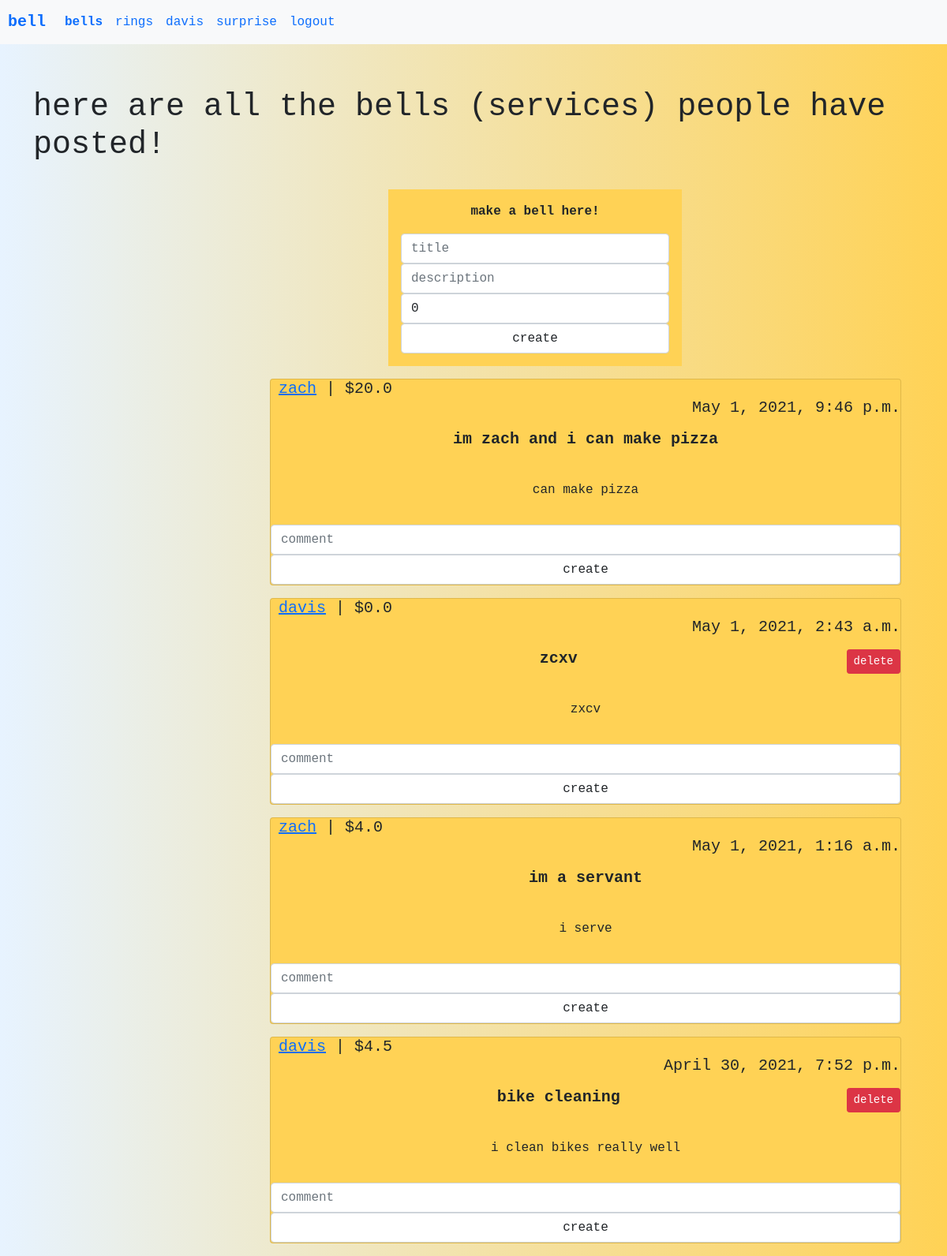
/bell (signed in), run on an earlier commit of the app's database.
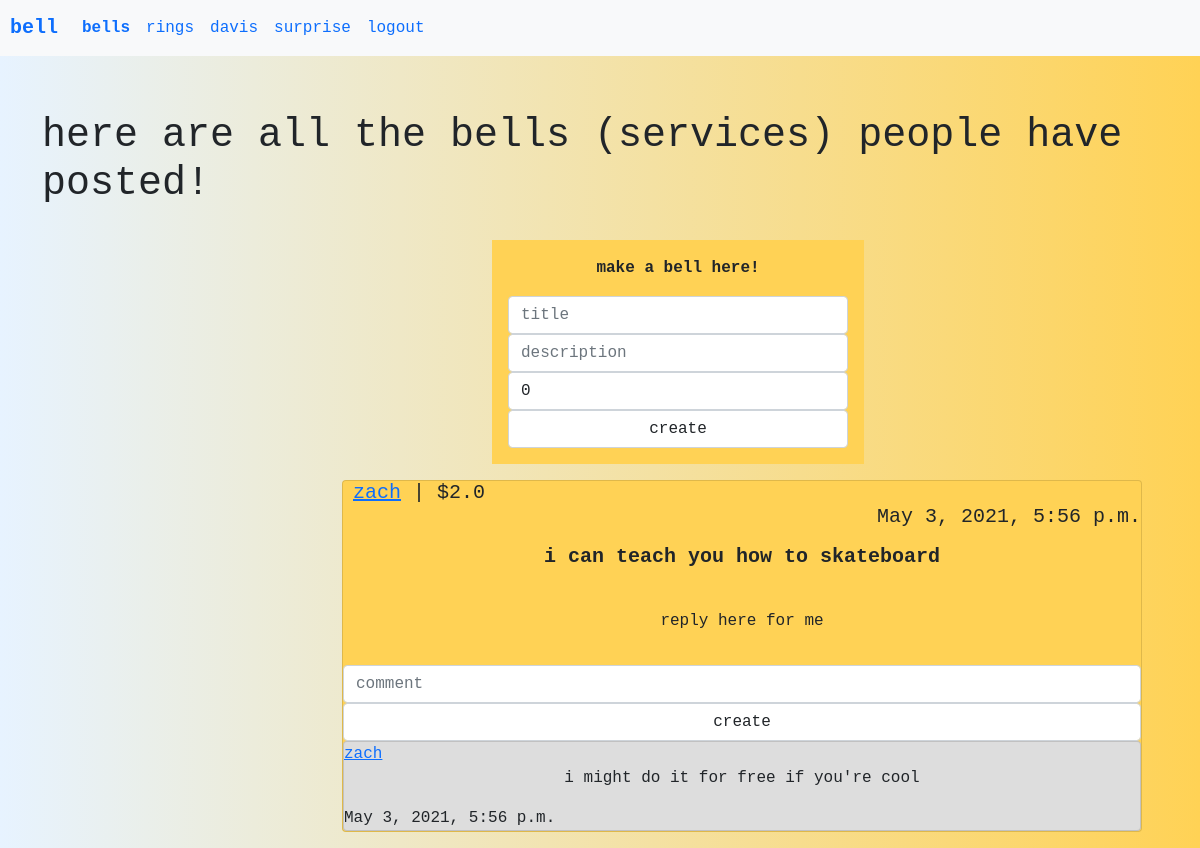
And on a later commit of the database.
### core/models.py (models this page shows, shortened)
class Bell(models.Model):
    title = models.CharField(max_length=50)
    body = models.TextField()
    price = models.FloatField(blank=True, default=0)
    created_at = models.DateTimeField(auto_now=True)
    author = models.ForeignKey(User, on_delete=models.DO_NOTHING)

class Comment(models.Model):
    body = models.TextField()
    post_bell = models.ForeignKey(Bell, related_name="comments", on_delete=models.CASCADE, null=True, blank=True)
    post_ring = models.ForeignKey(Ring, related_name="comments", on_delete=models.CASCADE, null=True, blank=True)
    author = models.ForeignKey(User, on_delete=models.DO_NOTHING)
    created_at = models.DateTimeField(auto_now=True)

### core/views.py (the view)
# urls.py: path('bell', bell, name='bell'),
def bell(request):
    if not request.user.is_authenticated:
        return redirect('/login')
    if request.method == 'POST':
        title, body, price = request.POST['title'], request.POST['body'], request.POST['price']
        res = price.replace('.', '', 1)
        if len(title) != 0 and len(price) != 0 and res.isnumeric():
            price = round(Decimal(price), 2)
            Bell.objects.create(title=title, body=body, price=price, author=request.user)
    bells = Bell.objects.all().order_by('-id')
    return render(request, 'bell.html', {'bells': bells})

### core/templates/bell.html (shortened to what this page needs)
<!doctype html>
<html lang="en">
<head>
    <link href="https://cdn.jsdelivr.net/npm/bootstrap@5.0.0-beta3/dist/css/bootstrap.min.css" rel="stylesheet">
    <nav class="navbar sticky-top navbar-expand-lg #0086FF bg-light">
        <a class="navbar-brand" href="/" style="margin-left: 10px"><b>bell</b></a>
        <div class="collapse navbar-collapse" id="navbarNavAltMarkup">
            <div class="navbar-nav">
                <b><a class="nav-link" href="/bell">bells</a></b>
                <a class="nav-link" href="/ring">rings</a>
                <a class="nav-link" href="/profile/{{request.user.username}}">{{request.user.username}}</a>
                <a class="nav-link" href="/random">surprise</a>
                <a class="nav-link" href="/logout">logout</a>
            </div>
        </div>
    </nav>
</head>
<body>
    <div class="container">
        <br/>
        <h1 style="margin-top: 2rem; margin-bottom: 2rem">here are all the bells (services) people have posted!</h1>
        <div class="col-md-4" style="margin-inline: 450px;">
            <div class="jumbotron" style="margin-bottom: 1rem; background-color: #FFD255;">
                <div class="card-body">
                    <p><b>make a bell here!</b></p>
                    <form method="POST" action="/bell" style="margin-bottom: 0 !important;">
                        <input class="form-control" name="title" placeholder="title" />
                        <input class="form-control" name="body" placeholder="description" />
                        <input class="form-control" name="price" value=0 placeholder="price" />
                        <input class="form-control" type="submit" value="create" />
                    </form>
                </div>
            </div>
        </div>
        {% for bell in bells %}
        <div class="col-md-4">
            <div class="card" style="margin-bottom: 1rem; background-color: #FFD255; width: 800px; margin-inline: 300px;">
                <h5 class="card-title">
                    <a href="/profile/{{bell.author.username}}" style="margin-left: 10px">{{bell.author.username}}</a> | ${{bell.price}}
                    <p style="text-align: right;">{{bell.created_at}}</p>
                    <p><b>{{bell.title}}</b> {% if request.user.username == bell.author.username %}
                        <a style="float: right;" href='/delete_bell?id={{bell.id}}' class="btn btn-danger btn-sm">delete</a> {% endif %}
                    </p>
                </h5>
                <div class="card-body">
                    <p>{{bell.body}}</p>
                </div>
                <form method="POST" action="/comment" style="margin-bottom: 0 !important;">
                    <input class="form-control" name="body" placeholder="comment" />
                    <input class="form-control" type="submit" value="create" />
                </form>
                {% for comment in bell.comments.all %}
                <div class="card" style="background-color: #DDDDDD;">
                    <a href="profile/{{comment.author.username}}">{{comment.author.username}}</a>
                    <p>{{comment.body}}</p>
                    <a>{{comment.created_at}}</a>
                </div>
                {% endfor %}
            </div>
        </div>
        {% endfor %}
    </div>
</body>
</html>

What changed in the data, as far as the page shows it:
removed Bell: author.username "zach", price "20.0", created_at "May 1, 2021, 9:46 p.m.", title "im zach and i can make pizza", body "can make pizza"
removed Bell: author.username "davis", price "0.0", created_at "May 1, 2021, 2:43 a.m.", title "zcxv", body "zxcv"
removed Bell: author.username "zach", price "4.0", created_at "May 1, 2021, 1:16 a.m.", title "im a servant", body "i serve"
removed Bell: author.username "davis", price "4.5", created_at "April 30, 2021, 7:52 p.m.", title "bike cleaning", body "i clean bikes really well"
added Bell: author.username "zach", price "2.0", created_at "May 3, 2021, 5:56 p.m.", title "i can teach you how to skateboard", body "reply here for me"
added Comment: author.username "zach", body "i might do it for free if you're cool", created_at "May 3, 2021, 5:56 p.m."
